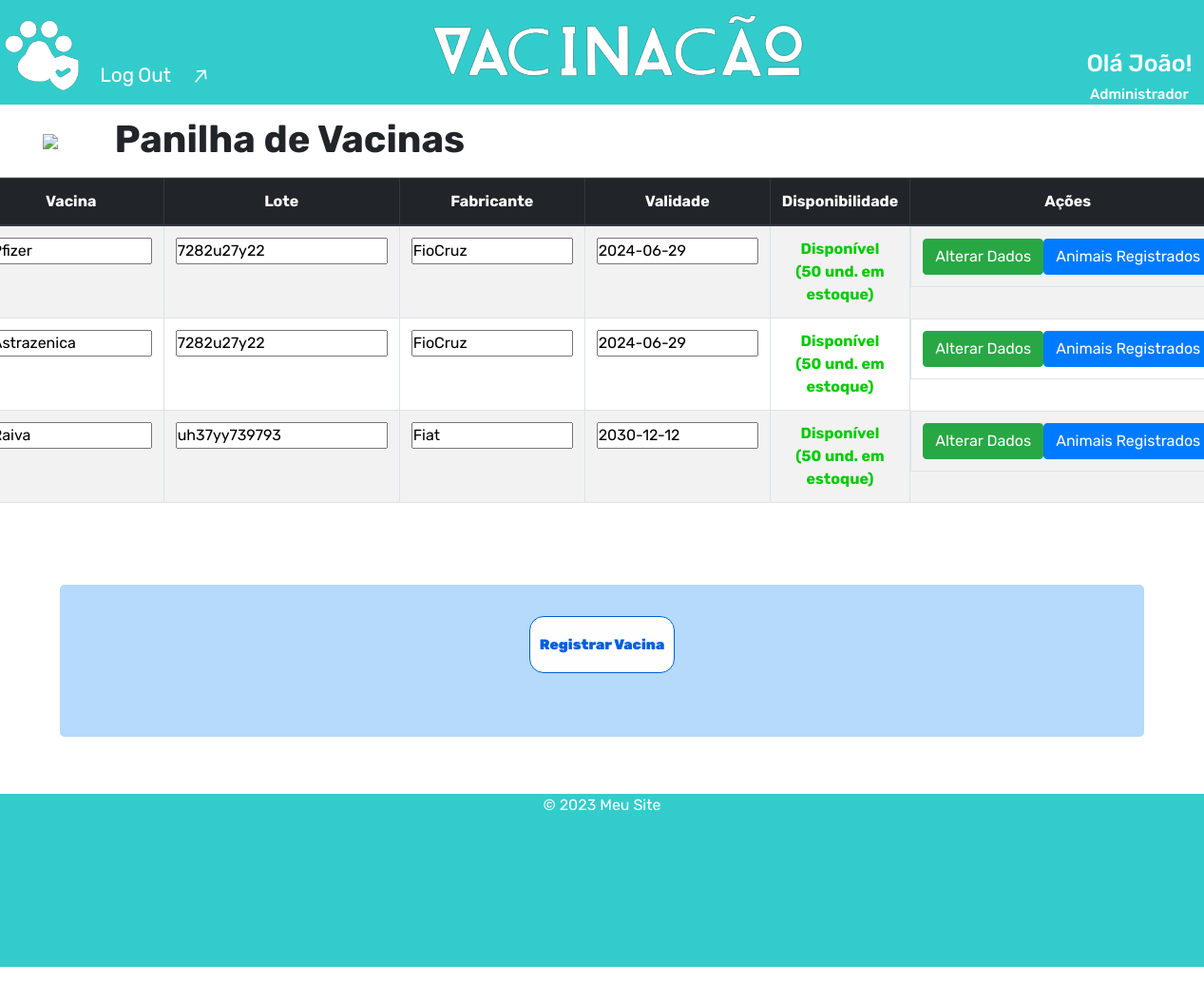
The page /pages/php/admin/painel_vacinas.php (signed in) on the database its author committed.
### tables this page shows
CREATE TABLE `vacina_reg` (
  `id` int NOT NULL AUTO_INCREMENT,
  `nome_vacina` varchar(45) DEFAULT NULL,
  `lote` varchar(45) DEFAULT NULL,
  `laboratorio` varchar(45) DEFAULT NULL,
  `validade` date DEFAULT NULL,
  `quantidade` int DEFAULT NULL,
  PRIMARY KEY (`id`)
);

### pages/php/admin/painel_vacinas.php (the view, shortened to what this page needs)
<?php
include('../functions/funcoes.php');
?>
<!DOCTYPE html>
<html lang="pt">
<head>
    <link rel="stylesheet" href="https://stackpath.bootstrapcdn.com/bootstrap/4.1.3/css/bootstrap.min.css">
    <link rel="stylesheet" type="text/css" href="../../../styles/painel_vacinas.css" media="screen" />
</head>
<body>
    <header>
        <?php include('../includes/cabecalho.php') ?>
    </header>
    <main>
    <section id="section0" class="container-fluid">
            <div class="row">
                <div class="col-1 d-flex align-items-center justify-content-center">
                    <a href="home_admin.php"> <img src="../../../icons/arrow_back-google.png"></a>
                </div>
                <div class="col_text_top col">
                    <p class="text_top "><b>Panilha de Vacinas</b></p>
                </div>
            </div>
        </section>
        <section id="section01" class="container-fluid">
        <div id="table_users" class="d-flex justify-content-center">
            <table class="table table-bordered table-hover table-striped">
                <thead class="thead-dark">
                    <tr class="table_cabec">
                        <th scope="col">Vacina</th>
                        <th scope="col">Lote</th>
                        <th scope="col">Fabricante</th>
                        <th scope="col">Validade</th>
                        <th scope="col">Disponibilidade</th>
                        <th scope="col">Ações</th>
                    </tr>
                </thead>
                <tbody>
                    <?php
                    $mysqli = query_db();
                    $sql = "SELECT * FROM vacina_reg ORDER BY quantidade DESC";
                    $query = $mysqli->query($sql);
                    while ($dados = mysqli_fetch_assoc($query)){
                        $qntd = $dados['quantidade'];
                        if($qntd > 10){
                            $qntd_out = 'Disponível<br>(' . $qntd . ' und. em estoque)';
                            $style = 'color: rgb(1, 203, 1);';
                        }
                        elseif($qntd > 0 or $qntd == 10){
                            $qntd_out = 'Estoque baixo!<br>(' . $qntd . ' und. em estoque)';
                            $style = 'color: rgb(255, 109, 25);';
                        }
                        else{
                            $qntd_out = 'Indisponível<br>(estoque zerado)';
                            $style = 'color: red;';
                        }
                        echo "<form action='../functions/alterar_dados_register_vacinas.php' method='post'>";
                        echo "<tr>";
                        echo '<td><input type="text" class="campo_form" value="' . $dados['nome_vacina'] . '" name="nome_vacina"></td>';
                        echo '<td><input type="text" value="' . $dados['lote'] . '" name="lote"></td>';
                        echo '<td><input type="text" class="campo_form" value="' . $dados['laboratorio'] . '" name="lab"></td>';
                        echo '<td><input type="text" class="campo_form" value="' . $dados['validade'] . '" name="validade"></td>';
                        echo '<td class="align_text"><div style="' . $style .'"><b>' . $qntd_out . '</b></div></td>';
                        echo "<td class=' d-flex align-items-center justify-content-around'>
                        <button class='btn btn-success botao_acoes' type='submit' id='" . $dados['id'] . "'>Alterar Dados</button>
                        </form>
                        <form action='../register_pets.php' method='post'>";
                        echo "<button class='btn btn-primary botao_acoes' id='botao_adicionar'>Animais Registrados</button>
                        </form></td>";
                    }
                    ?>
                </tbody>
            </table>
        </div>
        </section>
        <section id="section02" class="container-fluid">
            <div class="row">
                <div class="inf_box col d-flex justify-content-around">
                    <button class="button_register_vacinas" onclick="window.location.href='register_vacinas.php'">Registrar Vacina</button>
                </div>
            </div>
        </section>
    </main>
    <footer>
        <?php include('../includes/rodape.php') ?>
    </footer>
</body>
</html>

### styles/painel_vacinas.css (style rules this page uses)
#section0 { border-bottom: solid rgb(203, 203, 203) 1px; }
.text_top { font-size: 2.5em; position: relative; top: 7px; }
th { text-align: center; }
#section02 { margin-top: 70px; margin-bottom: 60px; width: 90%; }
.inf_box { text-align: center; background-color: rgb(181, 218, 251); border-radius: 5px; height: 20vh; }
.button_register_vacinas { padding: 10px 10px; margin-top: 3%; border: solid; border-width: 1px; border-radius: 15px; color: #0060de; z-index: 1; background: #fffefe; position: relative; font-weight: 1000; font-size: 15px; transition: all 250ms; overflow: hidden; cursor: pointer; height: 60px; }
.button_register_vacinas::before { content: ""; position: absolute; top: 0; left: 0; height: 100%; width: 0; border-radius: 15px; background-color: rgba(255,182,244,1); z-index: -1; -webkit-box-shadow: 4px 8px 19px -3px rgba(0,0,0,0.27); box-shadow: 4px 8px 19px -3px rgba(0,0,0,0.27); transition: all 250ms }
.campo_form { width: 170px; }
.align_text { text-align: center; }

### styles/cabecalho_e_rodape.css (style rules this page uses)
* { margin: 0; padding: 0; font-family: 'Rubik', sans-serif; }
footer { background-color: #33cccc; color: white; padding: 0; text-align: center; width: 100%; height: 25vh; }

### rows shown on the page
vacina_reg: nome_vacina "Pfizer", lote "7282u27y22", lab "FioCruz", validade "2024-06-29", quantidade "50"
vacina_reg: nome_vacina "Astrazenica", lote "7282u27y22", lab "FioCruz", validade "2024-06-29", quantidade "50"
vacina_reg: nome_vacina "Raiva", lote "uh37yy739793", lab "Fiat", validade "2030-12-12", quantidade "50"

### other values the page prints
$_SESSION['user_fname'] "João"
$cat "Administrador"
